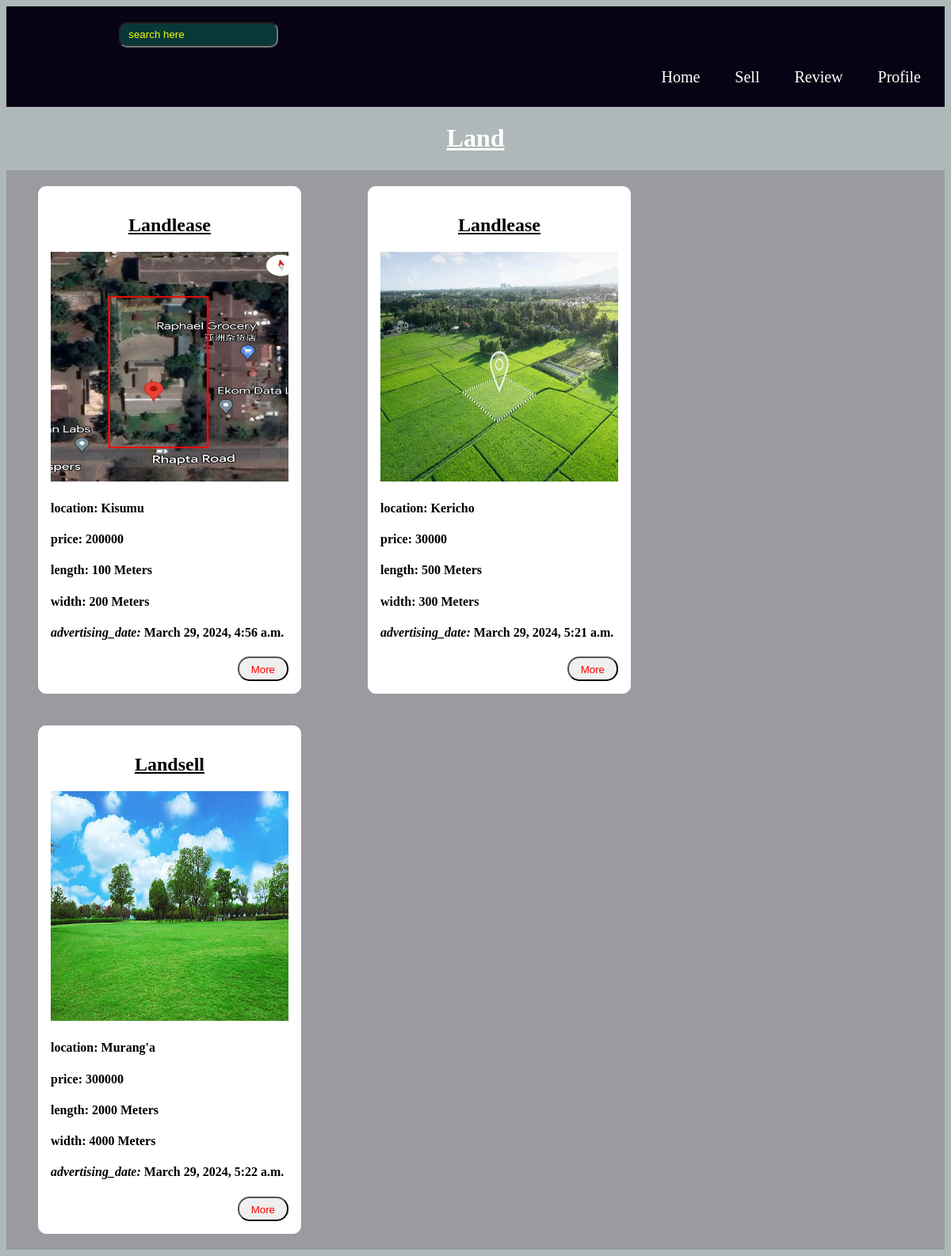
Screenshot of /land with the database file from the repository.
### HouseOlx/models.py (models this page shows)
class Land(models.Model):
	la_category = models.CharField(max_length=40, choices=[('landlease', 'rent-land'), ('landsell', 'sell-land')])
	la_Location = models.TextField()
	la_Price = models.IntegerField()
	land_image = models.ImageField(upload_to='properties/land')
	advertising_date = models.DateTimeField(auto_now_add=True)
	la_width = models.IntegerField()
	la_height = models.IntegerField()
	agent_id = models.ForeignKey(Agent, on_delete=models.CASCADE, null= True)
	Land_id = models.AutoField(primary_key=True)

### HouseOlx/views.py (the view)
# urls.py: path('land', landsPage, name = "landsPage"),
def landsPage(request):
    land_data = Land.objects.all()
    contextdict = {'land_data': land_data}
    return render(request, 'HouseAdvertising/land.html', context=contextdict)

### templates/HouseAdvertising/land.html (shortened to what this page needs)
{%extends 'HouseAdvertising/main.html'%}
{%block content%}
<h1 style='color:white; text-align:center; text-decoration:underline;'> Land </h2>
    <div class="container">
        {%for i in land_data %}
        <div class="items">
            <h2> {{i.la_category}}</h2>
            <img src = "{{i.land_image.url}}" alt= 'loading image' width=300px height=290px; />
            <div class="details">
                <h4> <b>location: </b>{{i.la_Location}}</h4>
                {% if i.la_Price > 0%}
                    <h4> <b>price: </b>{{i.la_Price}} </h4>
                {%endif%}
                <h4>  <b>length: </b>{{i.la_height}} Meters </h4>
                <h4>  <b>width: </b>{{i.la_width}}  Meters</h4>
                <h4>  <i>advertising_date:</i> {{i.advertising_date}} </h4>
            </div>
            <a href ='/land/{{i.Land_id}}'><button>more</button></a>
        </div>
    {%endfor%}
    {%endblock%}

### templates/HouseAdvertising/main.html (style rules this page uses)
body { background-color: rgb(175, 184, 184); }
.container { background-color: rgb(154, 154, 161); }
.items { display: inline-block; margin: 20px 40px 20px 40px; border:1px solid white; padding:15px; background-color:white; border-radius: 10px; text-align:center; }
.items h2 { text-transform:capitalize; text-align:center; text-decoration:underline; }
.items .details { color:black; text-align:left; }
button { position:relative; float:right; padding:7px 15px 5px 15px; border-radius:15px; cursor:pointer; color:red; text-transform:capitalize; margin-left:20px; }

### rows the page displays
Land: la_category "Landlease", land_image (picture), la_Location "Kisumu", la_Price "200000", la_height "100", la_width "200", advertising_date "March 29, 2024, 4:56 a.m."
Land: la_category "Landlease", land_image (picture), la_Location "Kericho", la_Price "30000", la_height "500", la_width "300", advertising_date "March 29, 2024, 5:21 a.m."
Land: la_category "Landsell", land_image (picture), la_Location "Murang'a", la_Price "300000", la_height "2000", la_width "4000", advertising_date "March 29, 2024, 5:22 a.m."
